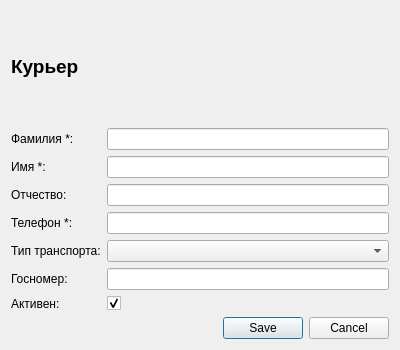
<?xml version="1.0" encoding="UTF-8"?>
<ui version="4.0">
 <class>CourierDialog</class>
 <widget class="QDialog" name="CourierDialog">
  <property name="geometry">
   <rect>
    <x>0</x>
    <y>0</y>
    <width>400</width>
    <height>350</height>
   </rect>
  </property>
  <property name="windowTitle">
   <string>Курьер</string>
  </property>
  <layout class="QVBoxLayout" name="verticalLayout">
   <item>
    <widget class="QLabel" name="headerLabel">
     <property name="font">
      <font>
       <pointsize>14</pointsize>
       <weight>75</weight>
       <bold>true</bold>
      </font>
     </property>
     <property name="text">
      <string>Курьер</string>
     </property>
    </widget>
   </item>
   <item>
    <layout class="QFormLayout" name="formLayout">
     <item row="0" column="0">
      <widget class="QLabel" name="label">
       <property name="text">
        <string>Фамилия *:</string>
       </property>
      </widget>
     </item>
     <item row="0" column="1">
      <widget class="QLineEdit" name="lastNameEdit"/>
     </item>
     <item row="1" column="0">
      <widget class="QLabel" name="label_2">
       <property name="text">
        <string>Имя *:</string>
       </property>
      </widget>
     </item>
     <item row="1" column="1">
      <widget class="QLineEdit" name="firstNameEdit"/>
     </item>
     <item row="2" column="0">
      <widget class="QLabel" name="label_3">
       <property name="text">
        <string>Отчество:</string>
       </property>
      </widget>
     </item>
     <item row="2" column="1">
      <widget class="QLineEdit" name="patronymicEdit"/>
     </item>
     <item row="3" column="0">
      <widget class="QLabel" name="label_4">
       <property name="text">
        <string>Телефон *:</string>
       </property>
      </widget>
     </item>
     <item row="3" column="1">
      <widget class="QLineEdit" name="phoneEdit"/>
     </item>
     <item row="4" column="0">
      <widget class="QLabel" name="label_5">
       <property name="text">
        <string>Тип транспорта:</string>
       </property>
      </widget>
     </item>
     <item row="4" column="1">
      <widget class="QComboBox" name="vehicleTypeCombo"/>
     </item>
     <item row="5" column="0">
      <widget class="QLabel" name="label_6">
       <property name="text">
        <string>Госномер:</string>
       </property>
      </widget>
     </item>
     <item row="5" column="1">
      <widget class="QLineEdit" name="vehiclePlateEdit"/>
     </item>
     <item row="6" column="0">
      <widget class="QLabel" name="label_7">
       <property name="text">
        <string>Активен:</string>
       </property>
      </widget>
     </item>
     <item row="6" column="1">
      <widget class="QCheckBox" name="activeCheckBox">
       <property name="text">
        <string/>
       </property>
       <property name="checked">
        <bool>true</bool>
       </property>
      </widget>
     </item>
    </layout>
   </item>
   <item>
    <widget class="QDialogButtonBox" name="buttonBox">
     <property name="orientation">
      <enum>Qt::Horizontal</enum>
     </property>
     <property name="standardButtons">
      <set>QDialogButtonBox::Cancel|QDialogButtonBox::Save</set>
     </property>
    </widget>
   </item>
  </layout>
 </widget>
 <resources/>
 <connections/>
</ui>
